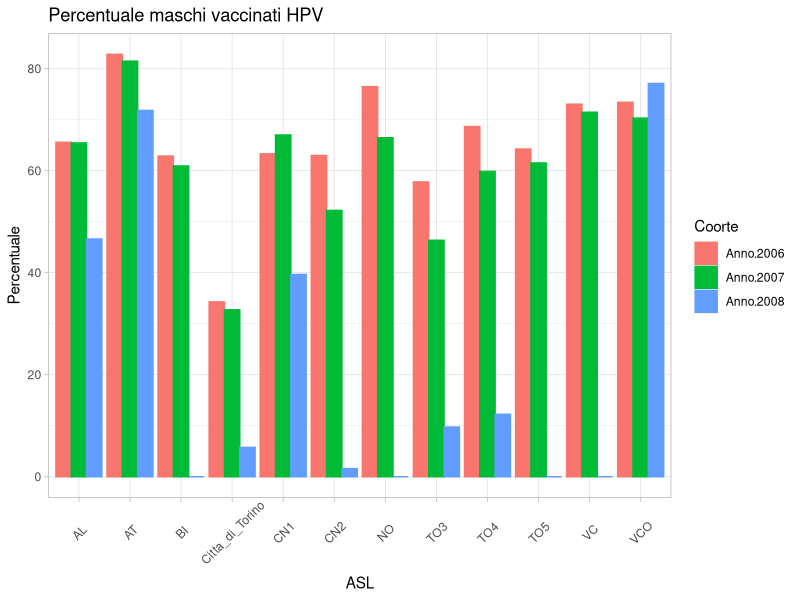
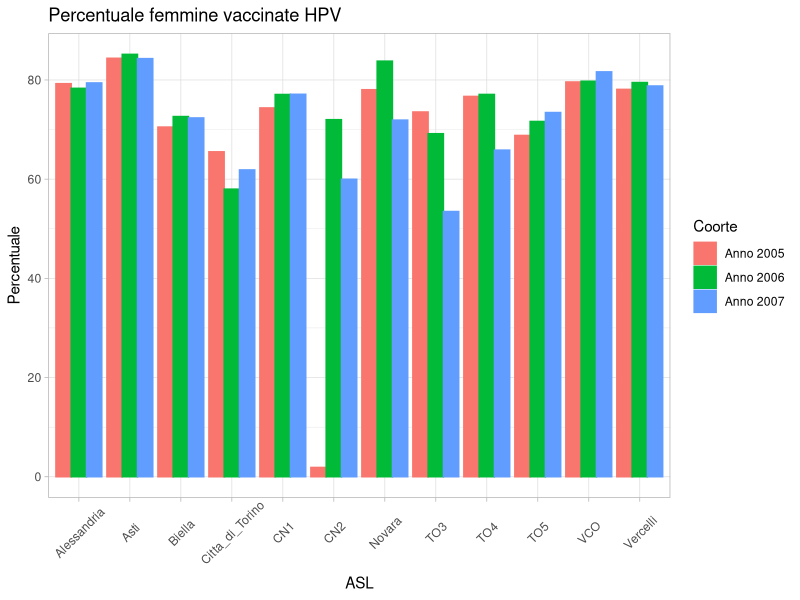

R code for these plots, in order: (Note: this script raises an error after producing the figures.)
rm(list = ls())
library(tidyverse)

maschi <- read.csv("maschi.txt", header = F, sep = " ")

colnames(maschi) <- c("ASL","Anno 2006", "Anno 2007", "Anno 2008")

maschi <- data.frame(maschi)

maschi <- pivot_longer(data = maschi,
             starts_with("Anno"),
             names_to = "Coorte", 
             values_to = "Percentuale")
maschi$Percentuale = gsub(",", ".",maschi$Percentuale)
maschi$Percentuale = as.numeric(maschi$Percentuale)

ggplot(maschi, aes(x = ASL, y = Percentuale, color = Coorte,
                   fill = Coorte,
                   group = Coorte))+
  geom_col(position = "dodge")+
  theme_light()+
  theme(axis.text.x = element_text(angle = 45, vjust = 0.6))+
  ggtitle("Percentuale maschi vaccinati HPV")

###############################################################################
          
femmine <- read.csv("femmine.txt", header = F, sep = " ")

colnames(femmine) <- c("ASL","Anno 2001", "Anno 2002", "Anno 2003",
                      "Anno 2004", "Anno 2005", "Anno 2006", "Anno 2007",
                      "trend")

maschi <- data.frame(maschi)

femmine <- pivot_longer(data = femmine,
                       starts_with("Anno"),
                       names_to = "Coorte", 
                       values_to = "Percentuale")

femmine$Percentuale = gsub(",", ".",femmine$Percentuale)
femmine$Percentuale = as.numeric(femmine$Percentuale)

ggplot(femmine %>% 
         filter(Coorte %in% c("Anno 2005", "Anno 2006","Anno 2007")), aes(x = ASL, y = Percentuale, color = Coorte,
                   fill = Coorte,
                   group = Coorte))+
  geom_col(position = "dodge")+
  theme_light()+
  theme(axis.text.x = element_text(angle = 45, vjust = 0.6))+
  ggtitle("Percentuale femmine vaccinate HPV")

femmine %>% 
  select(Coorte %in% c("Anno 2005", "Anno 2006","Anno 2007"))

